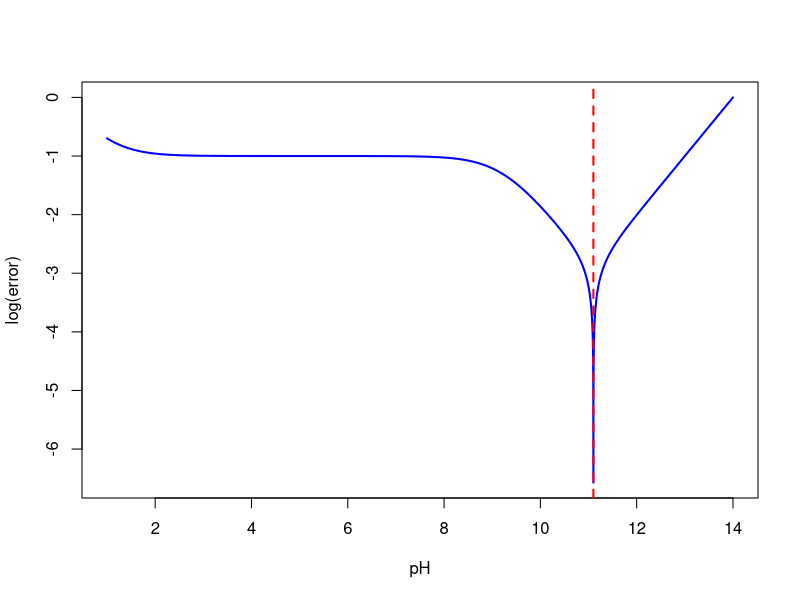
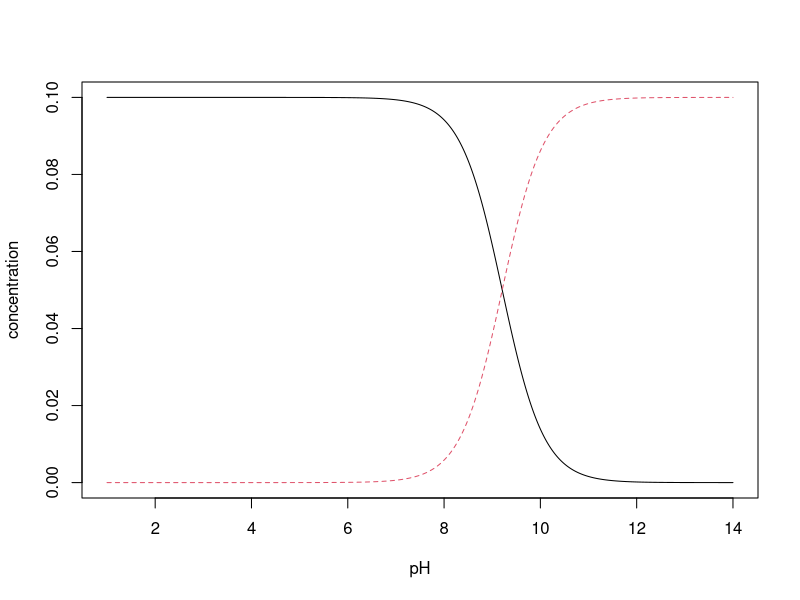
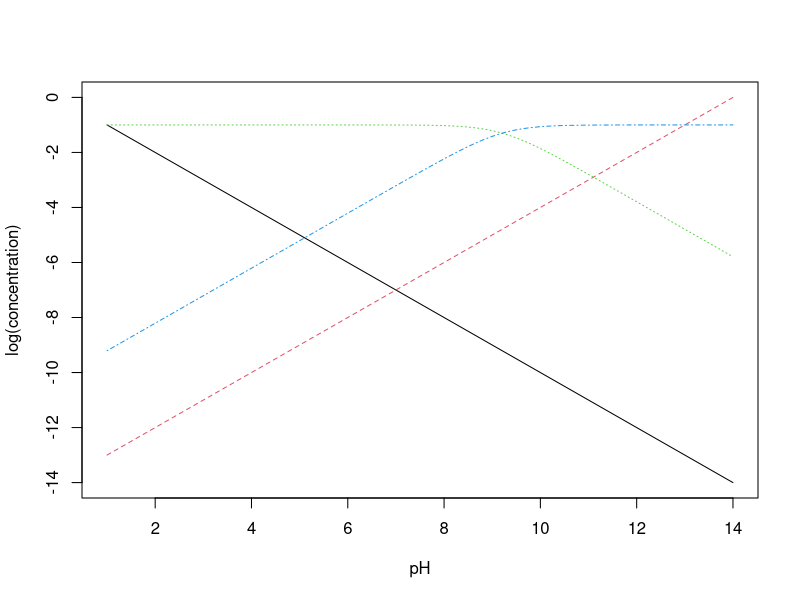

These charts were generated, in order, by the following R code:
# find the pH of monoprotic system

# 1: provide equilibrium constants for all equilibrium reactions
Kw = 1.00e-14
Ka = 6.2e-10

# 2: provide total concentration for all mass balance equations 
# conc_counter = 0 for HA, and conc for A, for mixture of HA and A 
# conc is sum of two concentrations and conc_counter is 
# concentration of A
conc = 0.10
conc_counter = 0.10

# 3: set up master variable
pH = seq(1, 14, 0.001)

# 4: calculate concentrations for all species in system using 
# equilibrium constants and mass balance equations
H3O = 10^-pH
OH = Kw/H3O
HA = conc/(1 + Ka/H3O)
A = conc - HA

# 5: define an error function using charge balance
error = abs(H3O + conc_counter - OH - A)

# 6: gather all results into data frame
df = data.frame(pH, error, H3O, OH, HA, A)

# 7: find index for the minimum error (error closest to zero)
id = which.min(df$error)
id

# 8: report out all values
df$pH[id]
df$H3O[id]
df$OH[id]
df$HA[id]
df$A[id]
df$error[id]

# 9: plot error function
plot(df$pH, log10(df$error), type = "l", xlab = "pH", 
     ylab = "log(error)", lwd = 2, col = "blue")
abline(v = df$pH[id], lty = 2, col = "red", lwd = 2)

# 10: plot distribution diagrams
matplot(x = df$pH, y = df[ , 5:6], type = "l", 
        xlab = "pH", ylab = "concentration")
matplot(x = df$pH, y = log10(df[ , 3:6]), type = "l", 
        xlab = "pH", ylab = "log(concentration)")
